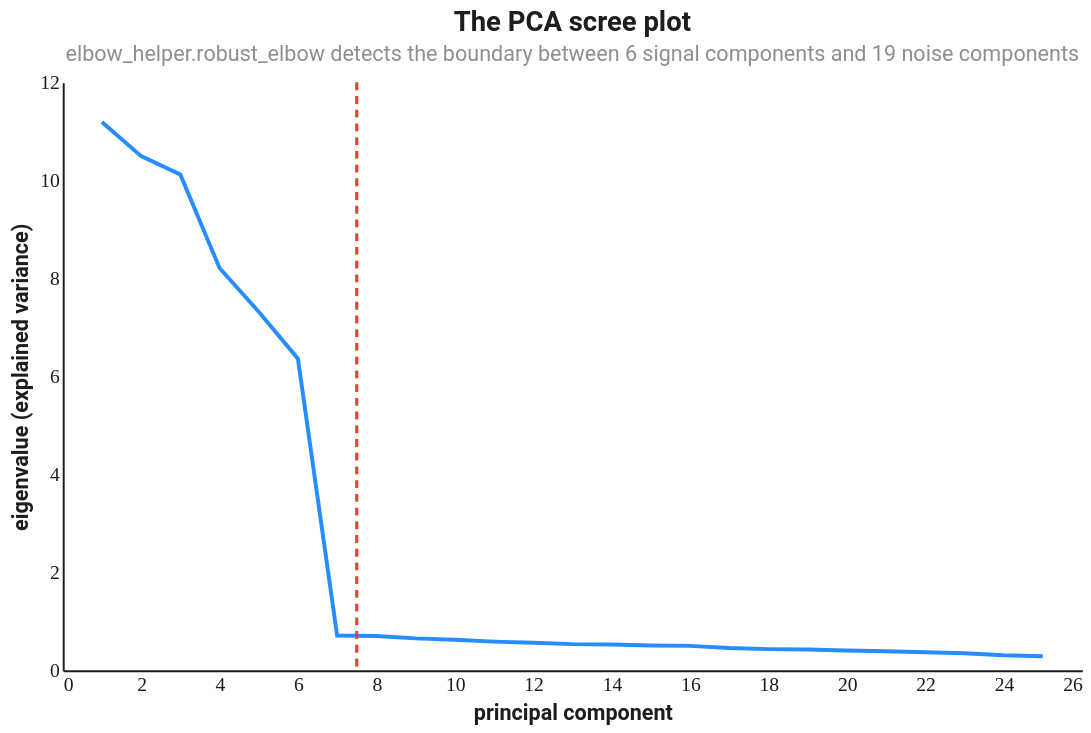

Here is the Vega-Lite specification saved for this chart:
### Vega-Lite specification from a JSON file in a GitHub repository (floating-point values rounded to 4 significant figures)
{"$schema": "https://vega.github.io/schema/vega-lite/v5.json", "title": {"text": "The PCA scree plot", "subtitle": "elbow_helper.robust_elbow detects the boundary between 6 signal components and 19 noise components"}, "width": 520, "height": 300, "config": {"background": "#FFFFFF", "font": "Roboto, Roboto Serif, Roboto Mono, system-ui, sans-serif", "view": {"stroke": null, "cornerRadius": 10}, "axis": {"domain": true, "domainColor": "#1D1D1F", "labelColor": "#1D1D1F", "titleColor": "#1D1D1F", "grid": false, "ticks": false, "labelFont": "Roboto Mono", "titleFont": "Roboto"}, "axisTop": {"domain": false, "domainColor": null, "labels": false, "ticks": false, "title": null}, "axisRight": {"domain": false, "domainColor": null, "labels": false, "ticks": false, "title": null}, "legend": {"titleFont": "Roboto", "labelFont": "Roboto", "labelColor": "#1D1D1F", "titleColor": "#1D1D1F"}, "title": {"font": "Roboto", "fontSize": 14, "color": "#1D1D1F", "subtitleFont": "Roboto", "subtitleColor": "#8E8E93", "subtitleFontSize": 11}, "line": {"strokeWidth": 2}, "point": {"filled": true, "size": 18}}, "layer": [{"data": {"values": [{"x": 1.0, "y": 11.19}, {"x": 2.0, "y": 10.49}, {"x": 3.0, "y": 10.12}, {"x": 4.0, "y": 8.211}, {"x": 5.0, "y": 7.319}, {"x": 6.0, "y": 6.36}, {"x": 7.0, "y": 0.71}, {"x": 8.0, "y": 0.6993}, {"x": 9.0, "y": 0.6512}, {"x": 10.0, "y": 0.6234}, {"x": 11.0, "y": 0.5857}, {"x": 12.0, "y": 0.5641}, {"x": 13.0, "y": 0.535}, {"x": 14.0, "y": 0.528}, {"x": 15.0, "y": 0.5068}, {"x": 16.0, "y": 0.4991}, {"x": 17.0, "y": 0.4564}, {"x": 18.0, "y": 0.4333}, {"x": 19.0, "y": 0.4257}, {"x": 20.0, "y": 0.4054}, {"x": 21.0, "y": 0.3909}, {"x": 22.0, "y": 0.3704}, {"x": 23.0, "y": 0.3476}, {"x": 24.0, "y": 0.3066}, {"x": 25.0, "y": 0.288}]}, "mark": {"type": "line", "color": "#007AFF", "opacity": 0.85}, "encoding": {"x": {"field": "x", "type": "quantitative", "title": "principal component"}, "y": {"field": "y", "type": "quantitative", "title": "eigenvalue (explained variance)"}}}, {"data": {"values": [{"x": 7.5}]}, "mark": {"type": "rule", "strokeDash": [4, 3], "strokeWidth": 1.6, "color": "#FF3B30"}, "encoding": {"x": {"field": "x", "type": "quantitative"}}}]}
